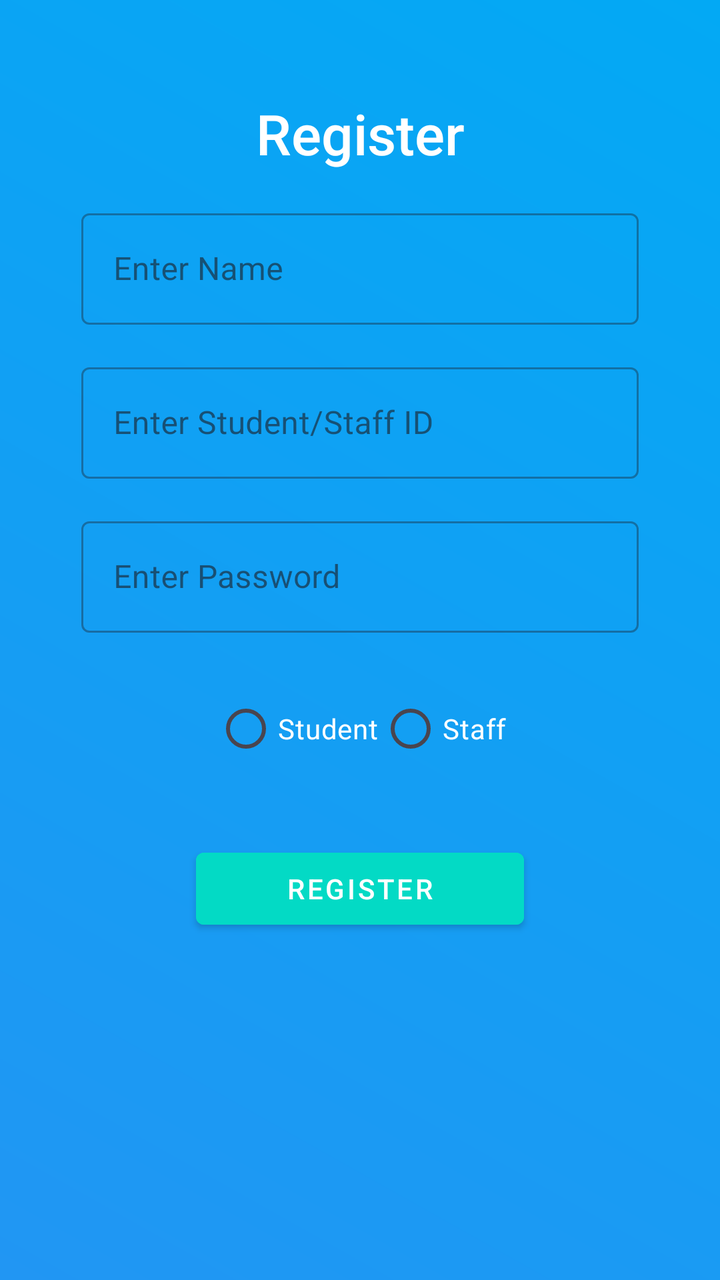
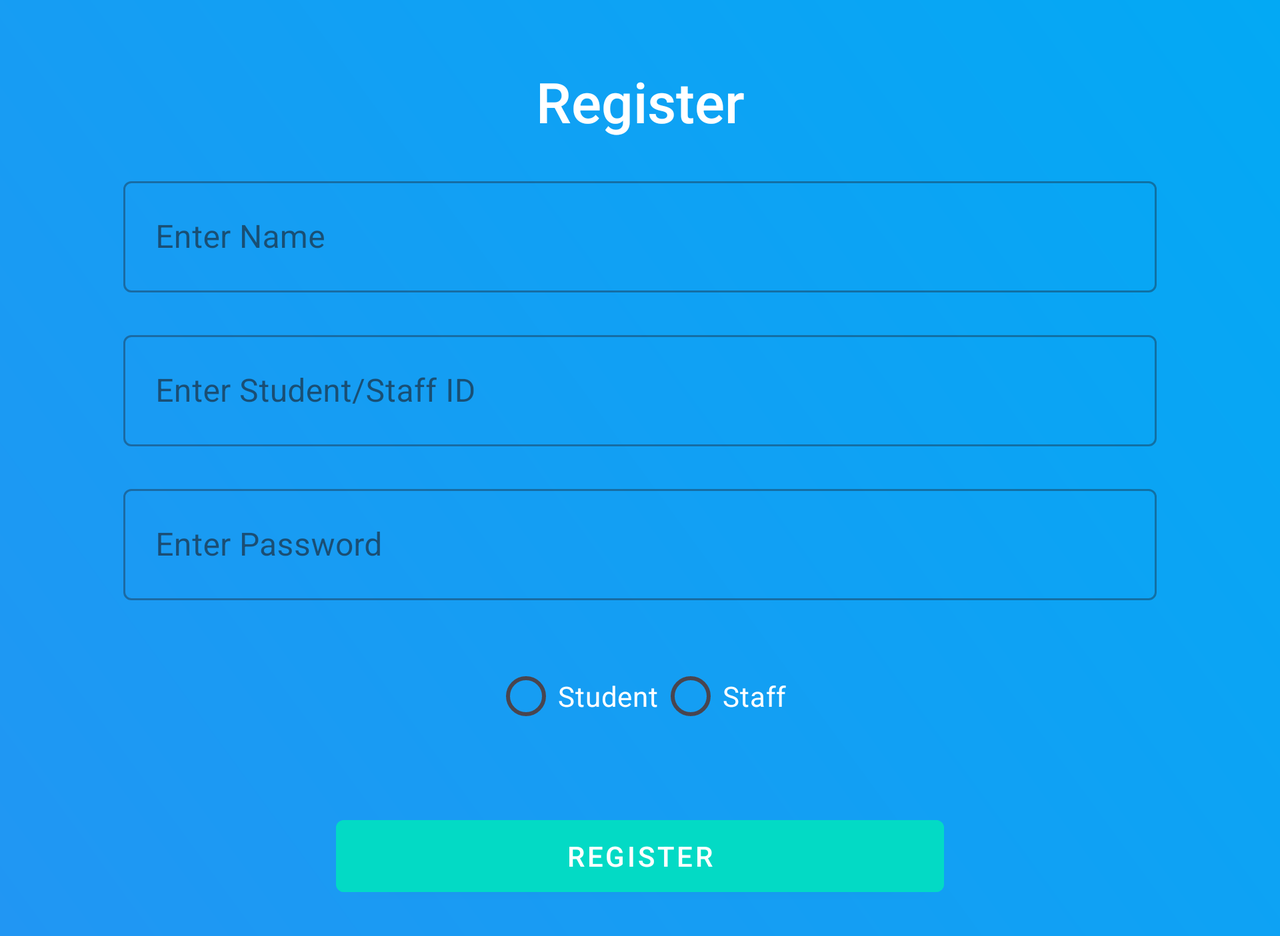

First picture: res/layout/ on a phone held upright. Second picture: the repository's own variant of that layout, on a device whose configuration matches the variant's folder. Source for both follows.
<!-- AndroidManifest.xml: application theme Theme.Easy_Access_App -->
<!-- res/layout/activity_registration.xml -->
<?xml version="1.0" encoding="utf-8"?>
<androidx.constraintlayout.widget.ConstraintLayout
    xmlns:android="http://schemas.android.com/apk/res/android"
    xmlns:app="http://schemas.android.com/apk/res-auto"
    xmlns:tools="http://schemas.android.com/tools"
    android:layout_width="match_parent"
    android:layout_height="match_parent"
    android:background="@drawable/background_gradient"
    tools:context=".ui.registration.RegistrationActivity"
    android:padding="16dp">

    
    <TextView
        android:id="@+id/registrationTitle"
        android:layout_width="wrap_content"
        android:layout_height="wrap_content"
        android:text="Register"
        android:textSize="28sp"
        android:fontFamily="sans-serif-medium"
        android:textColor="@android:color/white"
        app:layout_constraintTop_toTopOf="parent"
        app:layout_constraintStart_toStartOf="parent"
        app:layout_constraintEnd_toEndOf="parent"
        android:layout_marginTop="32dp" />

    
    <com.google.android.material.textfield.TextInputLayout
        android:id="@+id/nameInputLayout"
        android:layout_width="0dp"
        android:layout_height="wrap_content"
        android:hint="Enter Name"
        style="@style/Widget.MaterialComponents.TextInputLayout.OutlinedBox"
        app:layout_constraintTop_toBottomOf="@id/registrationTitle"
        app:layout_constraintStart_toStartOf="parent"
        app:layout_constraintEnd_toEndOf="parent"
        android:layout_marginTop="16dp"
        app:layout_constraintWidth_percent="0.85">

        <com.google.android.material.textfield.TextInputEditText
            android:id="@+id/nameEditText"
            android:layout_width="match_parent"
            android:layout_height="wrap_content"
            android:inputType="text"
            android:textColor="@android:color/black"
            android:textColorHint="@android:color/white" />
    </com.google.android.material.textfield.TextInputLayout>

    
    <com.google.android.material.textfield.TextInputLayout
        android:id="@+id/studentIdInputLayout"
        android:layout_width="0dp"
        android:layout_height="wrap_content"
        android:hint="Enter Student/Staff ID"
        style="@style/Widget.MaterialComponents.TextInputLayout.OutlinedBox"
        app:layout_constraintTop_toBottomOf="@id/nameInputLayout"
        app:layout_constraintStart_toStartOf="parent"
        app:layout_constraintEnd_toEndOf="parent"
        android:layout_marginTop="16dp"
        app:layout_constraintWidth_percent="0.85">

        <com.google.android.material.textfield.TextInputEditText
            android:id="@+id/studentIdEditText"
            android:layout_width="match_parent"
            android:layout_height="wrap_content"
            android:inputType="text"
            android:textColor="@android:color/black"
            android:textColorHint="@android:color/white" />
    </com.google.android.material.textfield.TextInputLayout>

    
    <com.google.android.material.textfield.TextInputLayout
        android:id="@+id/passwordInputLayout"
        android:layout_width="0dp"
        android:layout_height="wrap_content"
        android:hint="Enter Password"
        style="@style/Widget.MaterialComponents.TextInputLayout.OutlinedBox"
        app:layout_constraintTop_toBottomOf="@id/studentIdInputLayout"
        app:layout_constraintStart_toStartOf="parent"
        app:layout_constraintEnd_toEndOf="parent"
        android:layout_marginTop="16dp"
        app:layout_constraintWidth_percent="0.85">

        <com.google.android.material.textfield.TextInputEditText
            android:id="@+id/passwordEditText"
            android:layout_width="match_parent"
            android:layout_height="wrap_content"
            android:inputType="textPassword"
            android:textColor="@android:color/black"
            android:textColorHint="@android:color/white" />
    </com.google.android.material.textfield.TextInputLayout>

    
    <RadioGroup
        android:id="@+id/roleRadioGroup"
        android:layout_width="wrap_content"
        android:layout_height="wrap_content"
        android:orientation="horizontal"
        app:layout_constraintTop_toBottomOf="@id/passwordInputLayout"
        app:layout_constraintStart_toStartOf="parent"
        app:layout_constraintEnd_toEndOf="parent"
        android:layout_marginTop="24dp">

        <RadioButton
            android:id="@+id/studentRadioButton"
            android:layout_width="wrap_content"
            android:layout_height="wrap_content"
            android:text="Student"
            android:textColor="@android:color/white" />

        <RadioButton
            android:id="@+id/staffRadioButton"
            android:layout_width="wrap_content"
            android:layout_height="wrap_content"
            android:text="Staff"
            android:textColor="@android:color/white" />
    </RadioGroup>

    
    <com.google.android.material.button.MaterialButton
        android:id="@+id/registerSubmitButton"
        android:layout_width="0dp"
        android:layout_height="wrap_content"
        android:text="Register"
        style="@style/Widget.MaterialComponents.Button"
        android:backgroundTint="@color/teal_200"
        android:textColor="@android:color/white"
        app:layout_constraintTop_toBottomOf="@id/roleRadioGroup"
        app:layout_constraintStart_toStartOf="parent"
        app:layout_constraintEnd_toEndOf="parent"
        android:layout_marginTop="32dp"
        app:layout_constraintWidth_percent="0.5" />
</androidx.constraintlayout.widget.ConstraintLayout>
<!-- resources referenced by this layout -->
<resources>
  <color name="teal_200">#03DAC5</color>
  <!-- drawable background_gradient (drawable) -->
  <?xml version="1.0" encoding="utf-8"?>
  <layer-list xmlns:android="http://schemas.android.com/apk/res/android">
      <item>
          <shape android:shape="rectangle">
              <gradient
                  android:startColor="#FF2196F3"
                  android:endColor="#FF03A9F4"
                  android:angle="45" />
          </shape>
      </item>
  </layer-list>
  <style name="Theme.Easy_Access_App" parent="Theme.Material3.DayNight.NoActionBar">
          
          <item name="android:windowBackground">@color/background_color</item>
          <item name="colorSurface">@color/surface</item>
  
          
          <item name="colorPrimary">@color/colorPrimary</item>
          <item name="colorPrimaryVariant">@color/colorPrimaryDark</item>
          <item name="colorAccent">@color/colorAccent</item>
  
          
          <item name="colorOnPrimary">@color/white</item>
          <item name="colorOnSecondary">@color/black</item>
      </style>
  <color name="background_color">#FFFFFF</color>
  <color name="surface">#FFFFFF</color>
  <color name="colorPrimary">#BB86FC</color>
  <color name="colorPrimaryDark">#3700B3</color>
  <color name="colorAccent">#03DAC6</color>
  <color name="white">#FFFFFF</color>
  <color name="black">#000000</color>
</resources>
<!-- res/layout-land/activity_registration.xml (the repository's variant of the layout above) -->
<!-- drawn on the phone turned sideways -->
<?xml version="1.0" encoding="utf-8"?>
<ScrollView
    xmlns:android="http://schemas.android.com/apk/res/android"
    xmlns:app="http://schemas.android.com/apk/res-auto"
    xmlns:tools="http://schemas.android.com/tools"
    android:layout_width="match_parent"
    android:layout_height="match_parent"
    android:background="@drawable/background_gradient"
    android:padding="16dp"
    tools:context=".ui.registration.RegistrationActivity"
    android:fillViewport="true">

    <androidx.constraintlayout.widget.ConstraintLayout
        android:layout_width="match_parent"
        android:layout_height="wrap_content">

        
        <TextView
            android:id="@+id/registrationTitle"
            android:layout_width="wrap_content"
            android:layout_height="wrap_content"
            android:text="Register"
            android:textSize="28sp"
            android:fontFamily="sans-serif-medium"
            android:textColor="@android:color/white"
            app:layout_constraintTop_toTopOf="parent"
            app:layout_constraintStart_toStartOf="parent"
            app:layout_constraintEnd_toEndOf="parent"
            android:layout_marginTop="16dp" />

        
        <com.google.android.material.textfield.TextInputLayout
            android:id="@+id/nameInputLayout"
            android:layout_width="0dp"
            android:layout_height="wrap_content"
            android:hint="Enter Name"
            style="@style/Widget.MaterialComponents.TextInputLayout.OutlinedBox"
            app:layout_constraintTop_toBottomOf="@id/registrationTitle"
            app:layout_constraintStart_toStartOf="parent"
            app:layout_constraintEnd_toEndOf="parent"
            android:layout_marginTop="16dp"
            app:layout_constraintWidth_percent="0.85">

            <com.google.android.material.textfield.TextInputEditText
                android:id="@+id/nameEditText"
                android:layout_width="match_parent"
                android:layout_height="wrap_content"
                android:inputType="text"
                android:textColor="@android:color/black"
                android:textColorHint="@android:color/white" />
        </com.google.android.material.textfield.TextInputLayout>

        
        <com.google.android.material.textfield.TextInputLayout
            android:id="@+id/studentIdInputLayout"
            android:layout_width="0dp"
            android:layout_height="wrap_content"
            android:hint="Enter Student/Staff ID"
            style="@style/Widget.MaterialComponents.TextInputLayout.OutlinedBox"
            app:layout_constraintTop_toBottomOf="@id/nameInputLayout"
            app:layout_constraintStart_toStartOf="parent"
            app:layout_constraintEnd_toEndOf="parent"
            android:layout_marginTop="16dp"
            app:layout_constraintWidth_percent="0.85">

            <com.google.android.material.textfield.TextInputEditText
                android:id="@+id/studentIdEditText"
                android:layout_width="match_parent"
                android:layout_height="wrap_content"
                android:inputType="text"
                android:textColor="@android:color/black"
                android:textColorHint="@android:color/white" />
        </com.google.android.material.textfield.TextInputLayout>

        
        <com.google.android.material.textfield.TextInputLayout
            android:id="@+id/passwordInputLayout"
            android:layout_width="0dp"
            android:layout_height="wrap_content"
            android:hint="Enter Password"
            style="@style/Widget.MaterialComponents.TextInputLayout.OutlinedBox"
            app:layout_constraintTop_toBottomOf="@id/studentIdInputLayout"
            app:layout_constraintStart_toStartOf="parent"
            app:layout_constraintEnd_toEndOf="parent"
            android:layout_marginTop="16dp"
            app:layout_constraintWidth_percent="0.85">

            <com.google.android.material.textfield.TextInputEditText
                android:id="@+id/passwordEditText"
                android:layout_width="match_parent"
                android:layout_height="wrap_content"
                android:inputType="textPassword"
                android:textColor="@android:color/black"
                android:textColorHint="@android:color/white" />
        </com.google.android.material.textfield.TextInputLayout>

        
        <RadioGroup
            android:id="@+id/roleRadioGroup"
            android:layout_width="wrap_content"
            android:layout_height="wrap_content"
            android:orientation="horizontal"
            app:layout_constraintTop_toBottomOf="@id/passwordInputLayout"
            app:layout_constraintStart_toStartOf="parent"
            app:layout_constraintEnd_toEndOf="parent"
            android:layout_marginTop="24dp">

            <RadioButton
                android:id="@+id/studentRadioButton"
                android:layout_width="wrap_content"
                android:layout_height="wrap_content"
                android:text="Student"
                android:textColor="@android:color/white" />

            <RadioButton
                android:id="@+id/staffRadioButton"
                android:layout_width="wrap_content"
                android:layout_height="wrap_content"
                android:text="Staff"
                android:textColor="@android:color/white" />
        </RadioGroup>

        
        <com.google.android.material.button.MaterialButton
            android:id="@+id/registerSubmitButton"
            android:layout_width="0dp"
            android:layout_height="wrap_content"
            android:text="Register"
            style="@style/Widget.MaterialComponents.Button"
            android:backgroundTint="@color/teal_200"
            android:textColor="@android:color/white"
            app:layout_constraintTop_toBottomOf="@id/roleRadioGroup"
            app:layout_constraintStart_toStartOf="parent"
            app:layout_constraintEnd_toEndOf="parent"
            android:layout_marginTop="32dp"
            app:layout_constraintWidth_percent="0.5" />
    </androidx.constraintlayout.widget.ConstraintLayout>
</ScrollView>
